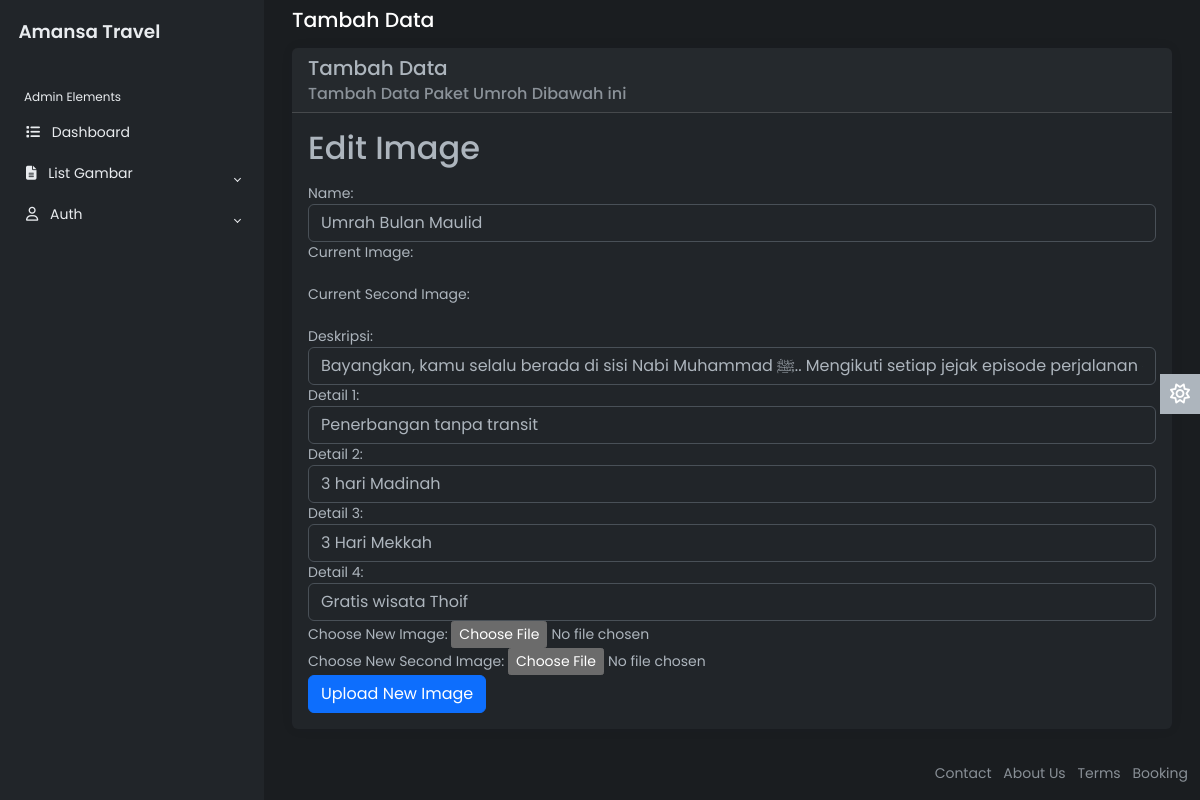
/Admin/menuGambar/paketUmroh/editPaketUmroh.php?id=5 (signed in), run on an earlier commit of the app's database.
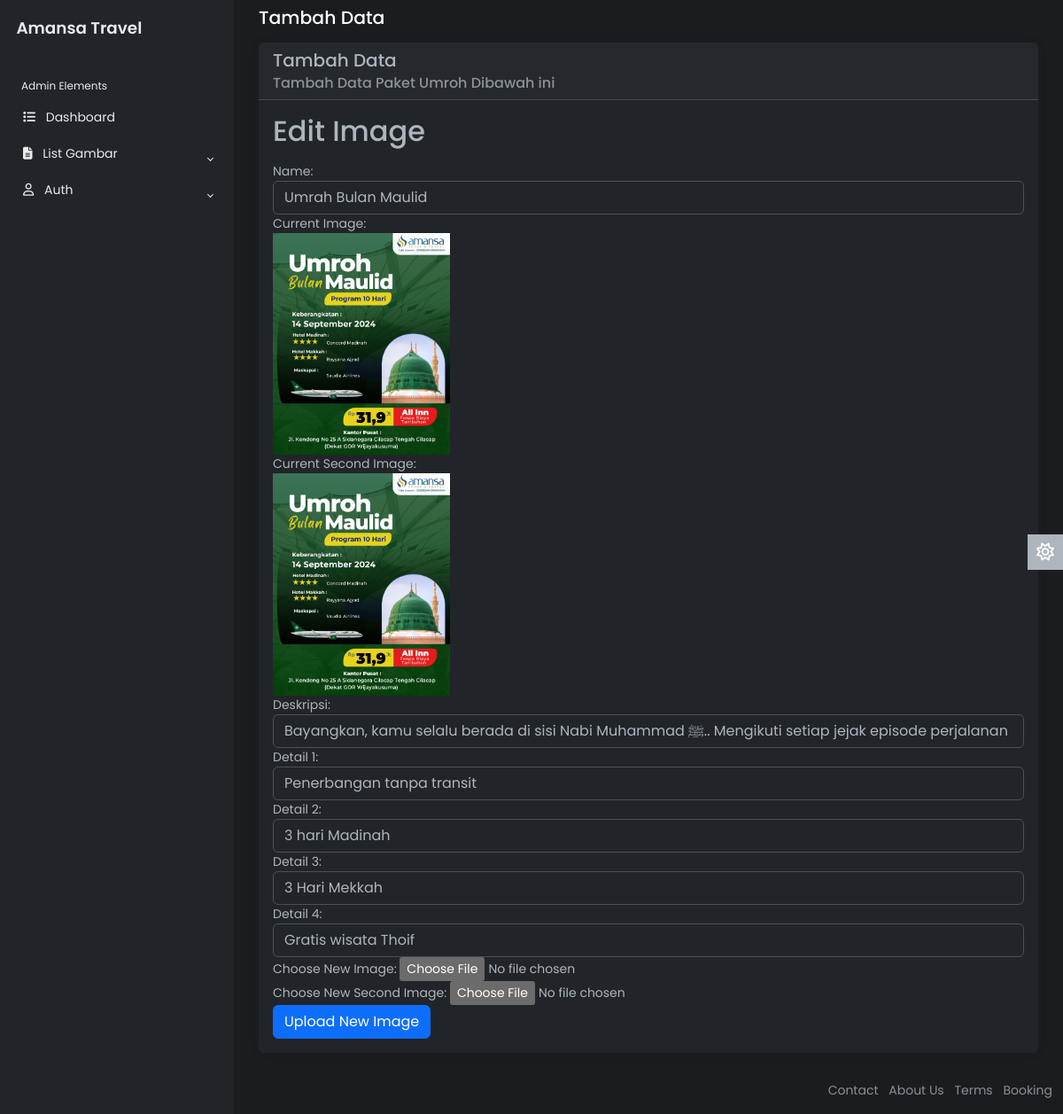
And on a later commit of the database.
### tables this page shows
CREATE TABLE `umroh` (
  `id` int(250) NOT NULL,
  `nama` varchar(250) NOT NULL,
  `image` varchar(250) NOT NULL,
  `cover` varchar(250) NOT NULL,
  `deskripsi` varchar(1000) NOT NULL,
  `itenary1` varchar(250) NOT NULL,
  `itenary2` varchar(250) NOT NULL,
  `itenary3` varchar(250) NOT NULL,
  `itenary4` varchar(250) NOT NULL
);

### Admin/menuGambar/paketUmroh/editPaketUmroh.php (the view, shortened to what this page needs)
<?php
require '../../../connection.php';
if (isset($_GET['id'])) {
  $image_id = $_GET['id'];
  $sql = "SELECT * FROM umroh WHERE id = " . $image_id;
  $result = $conn->query($sql);
  if ($result->num_rows > 0) {
    $row = $result->fetch_assoc();
  }
}
?>
<!DOCTYPE html>
<html lang="en" data-bs-theme="dark">
<head>
  <link rel="stylesheet" href="https://cdn.jsdelivr.net/npm/bootstrap@5.3.0-alpha2/dist/css/bootstrap.min.css" />
  <link rel="stylesheet" href="../../css/style.css" />
</head>
<body>
<div class="wrapper">
    <aside id="sidebar" class="js-sidebar">
      <div class="h-100">
        <?php include '../sidebarMenuGambar.php'; ?>
      </div>
    </aside>
  <div class="main">
    <main class="content px-3 py-2">
      <div class="container-fluid">
        <div class="mb-3">
          <h4>Tambah Data</h4>
        </div>
        <div class="card border-0">
          <div class="card-header">
            <h5 class="card-title">Tambah Data</h5>
            <h6 class="card-subtitle text-muted">Tambah Data Paket Umroh Dibawah ini</h6>
          </div>
          <div class="card-body">
            <h2 class="mb-3">Edit Image</h2>
            <form action="updatePaketUmroh.php" method="POST" enctype="multipart/form-data">
              <div class="form-group">
                <label for="name">Name:</label>
                <input type="text" class="form-control" id="name" name="name" value="<?php echo $row['nama']; ?>">
              </div>
              <div class="form-group">
                <label for="image">Current Image:</label>
                <br>
                <img src="../../img/<?php echo $row['image']; ?>" width="200" alt="">
              </div>
              <div class="form-group">
                <label for="second_image">Current Second Image:</label>
                <br>
                <img src="../../img/<?php echo $row['cover']; ?>" width="200" alt="">
              </div>
              <div class="form-group">
                <label for="name">Deskripsi:</label>
                <input type="text" class="form-control" id="deskripsi" name="deskripsi" value="<?php echo $row['deskripsi']; ?>">
              </div>
              <div class="form-group">
                <label for="name">Detail 1:</label>
                <input type="text" class="form-control" id="itenary1" name="itenary1" value="<?php echo $row['itenary1']; ?>">
              </div>
              <div class="form-group">
                <label for="name">Detail 2:</label>
                <input type="text" class="form-control" id="itenary2" name="itenary2" value="<?php echo $row['itenary2']; ?>">
              </div>
              <div class="form-group">
                <label for="name">Detail 3:</label>
                <input type="text" class="form-control" id="itenary3" name="itenary3" value="<?php echo $row['itenary3']; ?>">
              </div>
              <div class="form-group">
                <label for="name">Detail 4:</label>
                <input type="text" class="form-control" id="itenary4" name="itenary4" value="<?php echo $row['itenary4']; ?>">
              </div>
              <div class="form-group">
                <label for="new_image">Choose New Image:</label>
                <input type="file" class="form-control-file" id="new_image" name="new_image">
              </div>
              <div class="form-group">
                <label for="new_second_image">Choose New Second Image:</label>
                <input type="file" class="form-control-file" id="new_second_image" name="new_second_image">
              </div>
              <button type="submit" class="btn btn-primary">Upload New Image</button>
            </form>
          </div>
        </div>
      </div>
    </main>
    <a href="#" class="theme-toggle">
      <i class="fa-regular fa-sun"></i>
    </a>
    <?php include '../footerAdmin.php'; ?>
  </div>
  </div>
</body>
</html>

What changed in the data, as far as the page shows it:
changed umroh "Umrah Bulan Maulid": image: picture added; cover: picture added
